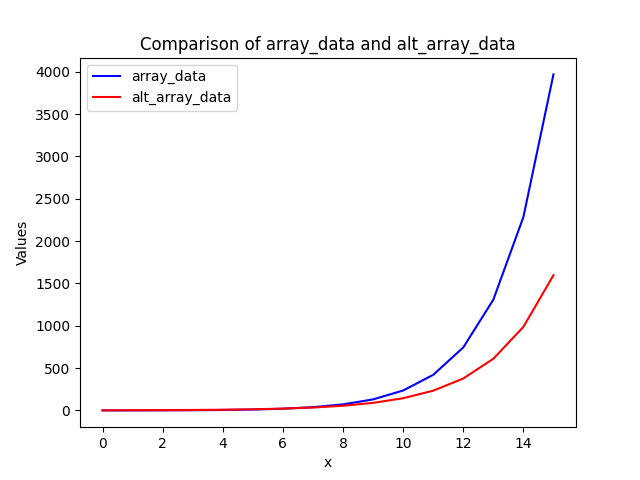

The script that drew this image:
'''
Question - Consecutive Pairs

Consider the set of 10 consecutive integers {1,2,…,10}. 
How many subsets contain exactly 1 pair of consecutive integers? 
For example, {3,5,6,9} contains exactly 1 pair of consecutive integers.
'''

import pandas as pd
import numpy as np
import matplotlib.pyplot as plt

def non_consecutive_counter(n, alt_array_data):
    alt_array_data.append(1)
    alt_array_data.append(2)
    for i in range(2, n + 1):
        alt_array_data.append(alt_array_data[i-1] + alt_array_data[i-2])
    return alt_array_data

def consecutive_counter(n, array_data, alt_array_data, x):
    alt_array_data = non_consecutive_counter(n, alt_array_data)
    array_data.append(0)
    array_data.append(0)
    array_data.append(1)
    x.append(0)
    x.append(1)
    x.append(2)
    for i in range(3, n + 1):
        array_data.append(array_data[i-1] + array_data[i-2] + alt_array_data[i-3])
        x.append(i)
    return x, array_data, alt_array_data

array_data = []
alt_array_data = []
x = []
x, array_data, alt_array_data = consecutive_counter(15, array_data, alt_array_data, x)
print(x)
print(array_data)
print(alt_array_data)

plt.plot(x, array_data, label='array_data', color='blue')
plt.plot(x, alt_array_data, label='alt_array_data', color='red')
plt.xlabel("x")
plt.ylabel("Values")
plt.legend()
plt.title("Comparison of array_data and alt_array_data")
plt.show()
